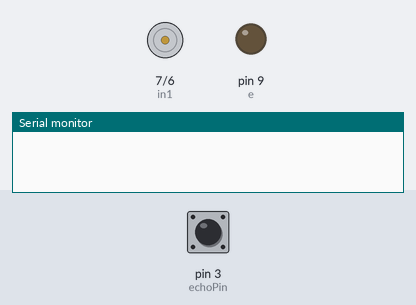
Recording of a sketch running on a simulated Arduino Uno, built with avr-gcc and run on an emulated ATmega328P. On the bench: motor-driver pin pairs drawn as motors (green arrow = first pin HIGH = forward, orange = second pin HIGH = backward, longer = more drive), output pins drawn as LEDs (lit = HIGH), the last lines printed to the serial monitor. The inputs (shaded band) are chosen by the test bench; at power-on: pin 3 (echoPin) LOW.

Above: at 0.1 s.
At 1.2 s:
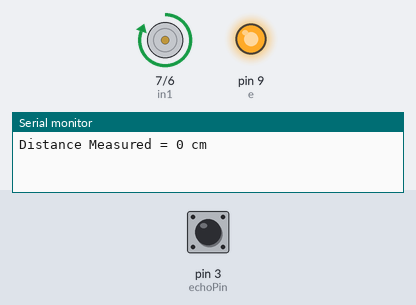
1.3 s: pin 3 (echoPin) pulsed HIGH 2 times (0.12 s each, 0.3 s apart)
At 2.2 s:
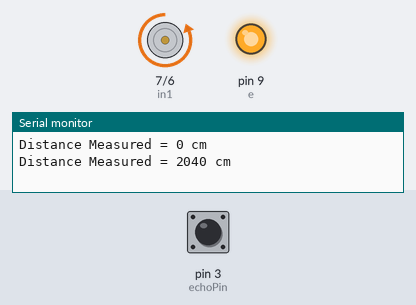
Timing chart, 0 to 4.7 s (numbered marks = the images above; inputs shaded):
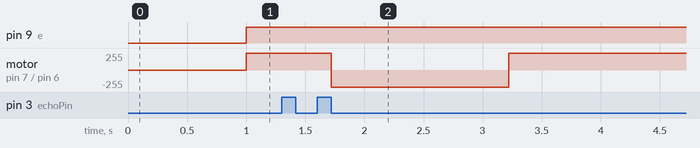

Measured:
- after the input at 1.3 s, motor on pin 7 (in1) / pin 6 (in2): forward 255/255 → backward 255/255 after 0.42 s, → forward 255/255 1.5 s later

The sketch:

dcdc_sa.ino
```cpp
int in1 = 7;
int in2 = 6;
int e = 9;
const int trigPin = 5; //
const int echoPin = 3; //
long duration; // Định nghĩa biến thời gian
int distance; // Định nghĩa biến khoảng cách

void setup() {
  pinMode(in1, OUTPUT);
  pinMode(in2, OUTPUT);
  pinMode(e, OUTPUT);
  Serial.begin(9600);
}

void loop() {
  digitalWrite(trigPin, LOW);
  delayMicroseconds(2);

  digitalWrite(trigPin, HIGH);
  delayMicroseconds(10);
  digitalWrite(trigPin, LOW);

  duration = pulseIn(echoPin, HIGH);

  distance = duration * 0.034 / 2;

  Serial.print("Distance Measured = ");
  Serial.print(distance);
  Serial.println(" cm");

  if (distance < 10){
    digitalWrite(in1, HIGH);
    digitalWrite(in2, LOW);
    analogWrite(e, 255);
    delay(500);
  }
  else {
    digitalWrite(in1, LOW);
    digitalWrite(in2, HIGH);
    analogWrite(e, 255);
    delay(500);
  }
}
```
